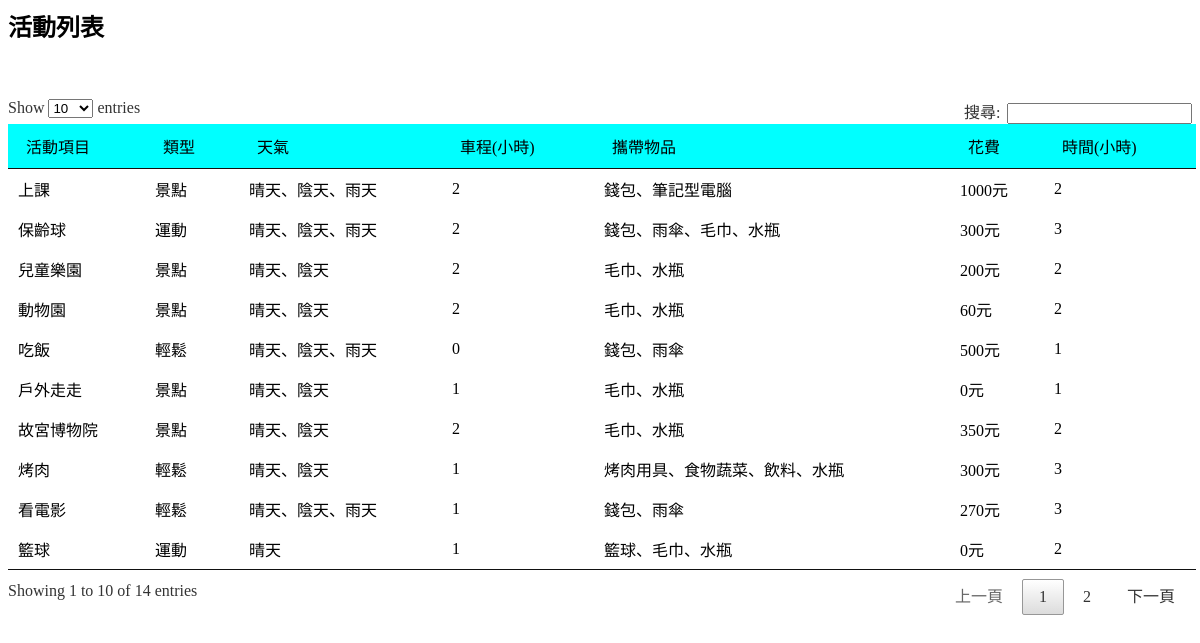
The page /activity.php (signed in) on the database its author committed.
### tables this page shows
CREATE TABLE `activity` (
  `ac_id` int(6) UNSIGNED NOT NULL,
  `ac_type` int(30) NOT NULL,
  `ac_name` varchar(30) NOT NULL,
  `ac_weather` varchar(30) NOT NULL,
  `ac_drive` int(30) NOT NULL,
  `ac_carry` varchar(30) NOT NULL,
  `ac_spend` int(30) NOT NULL,
  `ac_hours` int(30) NOT NULL,
  `ac_timetype` varchar(30) NOT NULL,
  `ac_updatedate` timestamp NOT NULL DEFAULT CURRENT_TIMESTAMP ON UPDATE CURRENT_TIMESTAMP
);

### select_activity.php (called while the page is built, shortened)
<?php
    include("mysql.php");
    $sql = "select ac_id,ac_name,ac_type,(select name from activity_types where id = ac_type) as type_name,ac_weather,ac_drive,ac_carry,ac_spend,ac_hours,ac_timetype from activity";
    $query = $conn->query($sql);
    $active = $query->fetchAll(PDO::FETCH_ASSOC);
?>

### activity.php (the view, shortened to what this page needs)
<html>
  <head>
  </head>
<link href="jquery.dataTables.min.css" rel="stylesheet" />
<?php session_start();
    include("mysql.php");
    $us_admin = $_SESSION['us_admin'];
    if(!empty($us_admin)){
        include("select_activity.php");
    }
 ?>
  <body>
    <form name="showForm" method="post">
        <input type="hidden" name="admin" value="<?=$us_admin?>"/>
        <div id="button"></div>
        <H2>活動列表</H2>
        <br/><br/>
        <table id="example1">
	        <thead>
                <tr>
                    <td bgcolor="#00FFFF">活動項目</td>
                    <td bgcolor="#00FFFF">類型</td>
                    <td bgcolor="#00FFFF" >天氣</td>
                    <td bgcolor="#00FFFF">車程(小時)</td>
                    <td bgcolor="#00FFFF">攜帶物品</td>
                    <td bgcolor="#00FFFF">花費</td>
                    <td bgcolor="#00FFFF">時間(小時)</td>
                </tr>
	        </thead>
	        <tbody>
                <?php
                    foreach ($active as $key => $value) {
                ?>
                <tr>
                    <td class="ac_name">
                        <?php echo $value["ac_name"]?>
                    </td>
                    <td class="type_name">
                        <?php echo $value["type_name"]?>
                    </td>
                    <td class="weather_name">
                        <?php
                            $acweather = $value["ac_weather"];
                            $acweather = explode(",", $acweather);
                            $wather_count = count($acweather);
                            $wather_name = "";
                            for($j=0;$j<$wather_count;$j++){
                                $aw_type = $acweather[$j];
                                $sql = "SELECT aw_name FROM activity_weather where aw_type = $aw_type";
                                $query = $conn->query($sql);
                                $awname = $query->fetchAll(PDO::FETCH_ASSOC);
                                foreach($awname as $key => $name){
                                    $wather_name = $wather_name . $name['aw_name'];
                                }
                                if($j!=$wather_count-1){
                                    $wather_name = $wather_name . "、";
                                }
                            }
                            echo $wather_name;
                        ?>
                    </td>
                    <td class="ac_drive">
                        <?php echo $value["ac_drive"]?>
                    </td>
                    <td class="ac_carry">
                        <?php echo $value["ac_carry"]?>
                    </td>
                    <td class="ac_spend">
                        <?php echo $value["ac_spend"]?>元
                    </td>
                    <td class="ac_hours">
                        <?php echo $value["ac_hours"]?>
                    </td>
                </tr>
                <?php
                    }
                ?>
	        </tbody>
        </table>
    </form>
  </body>
</html>

### rows shown on the page
activity: ac_name "籃球", type_name "運動", wather_name "晴天", ac_drive "1", ac_carry "籃球、毛巾、水瓶", ac_spend "0", ac_hours "2"
activity: ac_name "保齡球", type_name "運動", wather_name "晴天、陰天、雨天", ac_drive "2", ac_carry "錢包、雨傘、毛巾、水瓶", ac_spend "300", ac_hours "3"
activity: ac_name "吃飯", type_name "輕鬆", wather_name "晴天、陰天、雨天", ac_drive "0", ac_carry "錢包、雨傘", ac_spend "500", ac_hours "1"
activity: ac_name "看電影", type_name "輕鬆", wather_name "晴天、陰天、雨天", ac_drive "1", ac_carry "錢包、雨傘", ac_spend "270", ac_hours "3"
activity: ac_name "戶外走走", type_name "景點", wather_name "晴天、陰天", ac_drive "1", ac_carry "毛巾、水瓶", ac_spend "0", ac_hours "1"
activity: ac_name "動物園", type_name "景點", wather_name "晴天、陰天", ac_drive "2", ac_carry "毛巾、水瓶", ac_spend "60", ac_hours "2"
activity: ac_name "故宮博物院", type_name "景點", wather_name "晴天、陰天", ac_drive "2", ac_carry "毛巾、水瓶", ac_spend "350", ac_hours "2"
activity: ac_name "兒童樂園", type_name "景點", wather_name "晴天、陰天", ac_drive "2", ac_carry "毛巾、水瓶", ac_spend "200", ac_hours "2"
activity: ac_name "上課", type_name "景點", wather_name "晴天、陰天、雨天", ac_drive "2", ac_carry "錢包、筆記型電腦", ac_spend "1000", ac_hours "2"
activity: ac_name "烤肉", type_name "輕鬆", wather_name "晴天、陰天", ac_drive "1", ac_carry "烤肉用具、食物蔬菜、飲料、水瓶", ac_spend "300", ac_hours "3"
